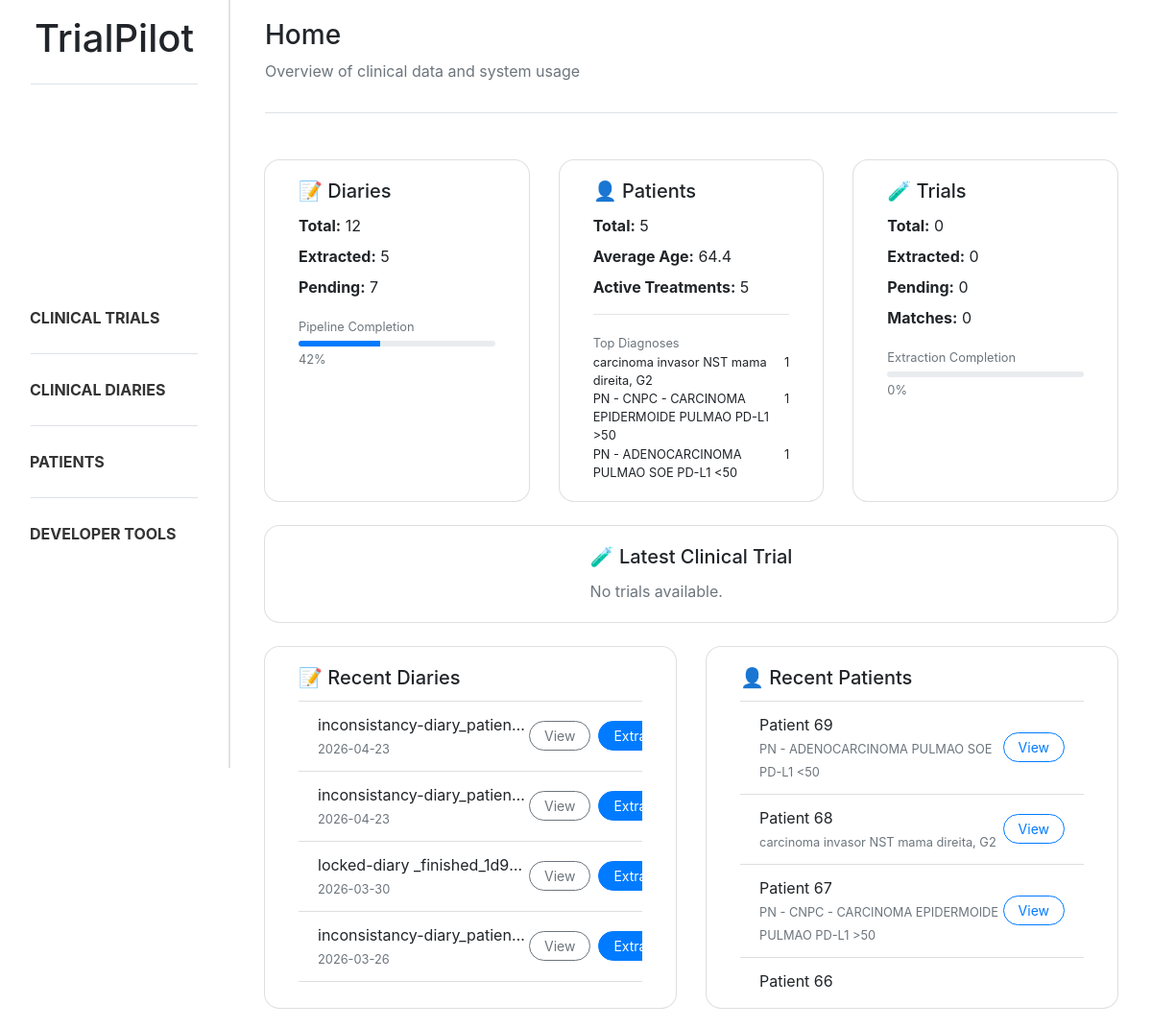
The app's page /, older data.
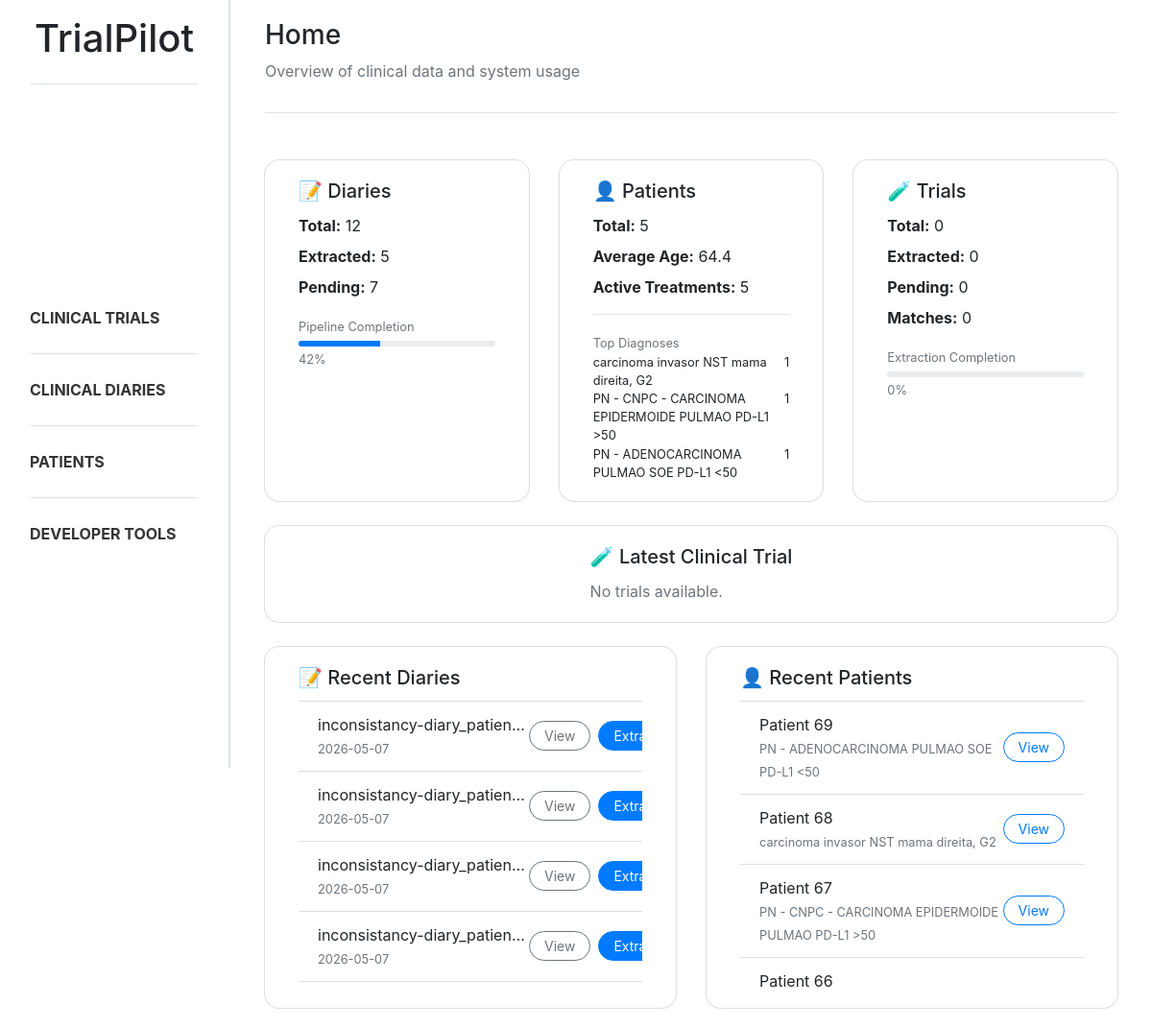
The same page, newer data.
### trialpilot/models.py (models this page shows, shortened)
class Document(models.Model):
    class DocumentType(models.TextChoices):
        CLINICAL_DIARY = "diary", "Clinical Diary"
        CLINICAL_TRIAL = "trial", "Clinical Trial"
    title = models.CharField(max_length=255)
    type = models.CharField(max_length=20, choices=DocumentType.choices)
    extracted = models.BooleanField(default=False)
    created_at = models.DateTimeField(auto_now_add=True)
    updated_at = models.DateTimeField(auto_now=True)

class Patient_profile(models.Model):
    class pathologyGroupType(models.TextChoices):
        CABECAPESCOCO = "cabeca_pescoco", "Cabeça e Pescoço"
        DERMATOLOGIA = "dermatologia", "Dermatologia"
        DIGESTIVO = "digestivo", "Digestivo"
        GINECOLOGIA = "ginecologia", "Ginecologia"
        MAMA = "mama", "Mama"
        ONCOLOGIA_PEDIATRICA = "oncologia_pediatrica", "Oncologia Pediátrica"
        PELE = "pele", "Pele"
        PNEUMOLOGIA = "pneumologia", "Pneumologia"
        SNC = "snc", "Tumores do Sistema Nervoso Central"
        TNE = "tne", "Tumores Neuroendócrinos"
    document = models.ForeignKey(Document, on_delete=models.CASCADE, related_name="patient_profiles")
    age = models.IntegerField(null=True, blank=True)
    ecog_ps = models.IntegerField(null=True, blank=True)
    diagnosis = models.CharField(max_length=255, null=True, blank=True)
    diagnosis_date = models.DateField(null=True, blank=True)
    molecular_status = models.CharField(max_length=255, null=True, blank=True)
    stage = models.CharField(max_length=50, null=True, blank=True)
    control = models.CharField(max_length=255, null=True, blank=True)
    created_at = models.DateTimeField(auto_now_add=True)
    pathology_group = models.CharField(max_length=255, null=True, blank=True, choices=pathologyGroupType.choices)

### trialpilot/views.py (the view)
# urls.py: path('', index, name='index'),
def index(request):
    n_diaries = Document.objects.filter(type=Document.DocumentType.CLINICAL_DIARY).count()
    n_diaries_extracted = Document.objects.filter(type=Document.DocumentType.CLINICAL_DIARY, extracted=True).count()
    n_diaries_pending = n_diaries - n_diaries_extracted
    diary_completion = (n_diaries_extracted / n_diaries * 100) if n_diaries > 0 else 0
    last_five_diaries = Document.objects.filter(type=Document.DocumentType.CLINICAL_DIARY, extracted=False).order_by("-created_at")[:5]
    n_patients = Patient_profile.objects.count()
    avg_age = Patient_profile.objects.aggregate(Avg('age'))['age__avg']
    top_diagnoses = (
        Patient_profile.objects.values('diagnosis')
        .annotate(count=Count('id'))
        .order_by('-count')[:3]
    )
    active_treatments = Treatment.objects.filter(end_date__isnull=True).count()
    last_five_patients = Patient_profile.objects.order_by('-created_at')[:5]
    n_trials = Document.objects.filter(type=Document.DocumentType.CLINICAL_TRIAL).count()
    n_trials_extracted = Document.objects.filter(type=Document.DocumentType.CLINICAL_TRIAL, extracted=True).count()
    n_trials_pending = n_trials - n_trials_extracted
    trial_completion = (n_trials_extracted / n_trials * 100) if n_trials > 0 else 0
    n_matches = Patient_trial_match.objects.count()
    last_trial = Document.objects.filter(type=Document.DocumentType.CLINICAL_TRIAL, extracted=False).order_by("-created_at").first()
    return render(request, 'trialpilot/index.html', {
        'n_diaries': n_diaries,
        'n_diaries_extracted': n_diaries_extracted,
        'n_diaries_pending': n_diaries_pending,
        'diary_completion': diary_completion,
        'last_five_diaries': last_five_diaries,
        'n_patients': n_patients,
        'avg_age': avg_age,
        'top_diagnoses': top_diagnoses,
        'active_treatments': active_treatments,
        'last_five_patients': last_five_patients,
        'n_trials': n_trials,
        'n_trials_extracted': n_trials_extracted,
        'n_trials_pending': n_trials_pending,
        'trial_completion': trial_completion,
        'n_matches': n_matches,
        'last_trial': last_trial
    })

### trialpilot/templates/trialpilot/index.html (shortened to what the changed rows need)
{% extends "trialpilot/base.html" %}
{% block content %}
<div class="container mt-4">
    <div class="row g-4">
        <div class="col-md-4">
            <div class="card shadow-sm rounded-ui hover-card h-100">
                <div class="card-body">
                    {% for diag in top_diagnoses %}
                    <div class="d-flex justify-content-between small">
                        <span>{{ diag.diagnosis }}</span>
                        <span>{{ diag.count }}</span>
                    </div>
                    {% endfor %}
                </div>
            </div>
        </div>
    </div>
    <div class="row mt-4 align-items-stretch">
        <div class="col-md-6 d-flex">
            <div class="card shadow-sm rounded-ui hover-card w-100">
                <div class="card-body">
                    <ul class="list-group list-group-flush">
                        {% for d in last_five_diaries %}
                        <li class="list-group-item d-flex justify-content-between align-items-center">
                            <div>
                                <div class="truncate-text" title="{{ d.title }}">{{ d.title }}</div>
                                <small class="text-muted">{{ d.created_at|date:"Y-m-d" }}</small>
                            </div>
                            <div class="d-flex">
                                <a href="{% url 'diary_details' d.id %}"
                                    class="btn btn-outline-secondary btn-sm  mr-2 rounded-ui">
                                    View
                                </a>
                                <a href="{% url 'parameter_extraction' d.id %}"
                                    class="btn btn-primary btn-sm rounded-ui">
                                    Extract
                                </a>
                            </div>
                        </li>
                        {% empty %}
                        <li class="list-group-item">No diaries available.</li>
                        {% endfor %}
                    </ul>
                </div>
            </div>
        </div>
        <div class="col-md-6 d-flex">
            <div class="card shadow-sm rounded-ui hover-card w-100">
                <div class="card-body">
                    <ul class="list-group list-group-flush">
                        {% for p in last_five_patients %}
                        <li class="list-group-item d-flex justify-content-between align-items-center
                            patient-card-trigger" data-id="{{ p.id }}" data-age="{{ p.age }}"
                            data-ecog="{{ p.ecog_ps }}" data-diagnosis="{{ p.diagnosis }}"
                            data-date="{{ p.diagnosis_date }}" data-molecular="{{ p.molecular_status }}"
                            data-stage="{{ p.stage }}" data-control="{{ p.control }}" data-treatments='[
                            ]'>
                            <div>
                                <div>Patient {{ p.id }}</div>
                                <small class="text-muted">{{ p.diagnosis }}</small>
                            </div>
                            <div>
                                <button class="btn btn-outline-primary btn-sm view-patient-btn rounded-ui">
                                    View
                                </button>
                            </div>
                        </li>
                        {% empty %}
                        <li class="list-group-item">No patients available.</li>
                        {% endfor %}
                    </ul>
                </div>
            </div>
        </div>
    </div>
</div>
{% endblock %}

Row changes from the older to the newer data that the page shows:
removed Document: title "inconsistancy-diary_patien…", created_at "2026-04-23"
removed Document: title "inconsistancy-diary_patien…", created_at "2026-04-23"
no longer on this page (row unchanged): Document: title "locked-diary _finished_1d9…", created_at "2026-03-30"
no longer on this page (row unchanged): Document: title "inconsistancy-diary_patien…", created_at "2026-03-26"
added Document: title "inconsistancy-diary_patien…", created_at "2026-05-07"
added Document: title "inconsistancy-diary_patien…", created_at "2026-05-07"
added Document: title "inconsistancy-diary_patien…", created_at "2026-05-07"
added Document: title "inconsistancy-diary_patien…", created_at "2026-05-07"
